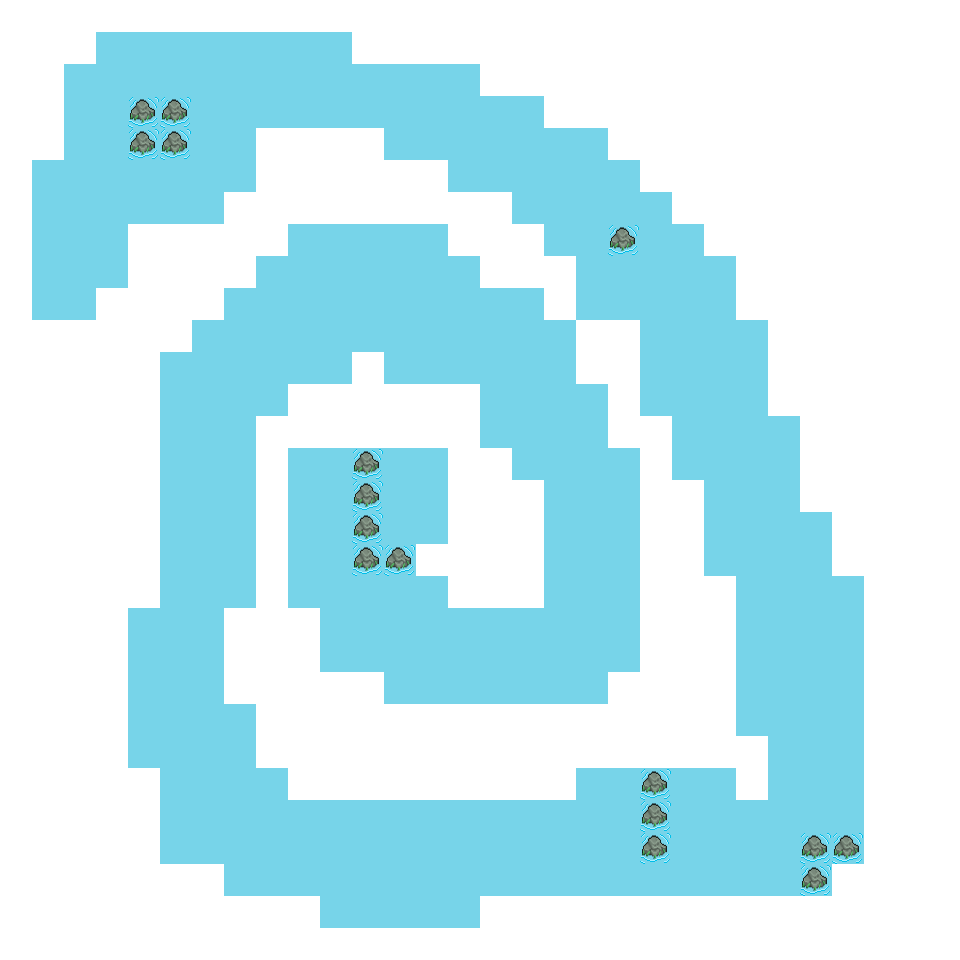

Rendered tile map (Tiled .tmx) drawn with the repository's tilesets; below, a short description and the full map source, tile grids included:
An orthogonal 30x30 tile map with 32x32 px tiles, 1 tile layer (Tile Layer 1).

<map version="1.2" tiledversion="1.2.3" orientation="orthogonal" renderorder="right-down" width="30" height="30" tilewidth="32" tileheight="32" infinite="0" nextlayerid="2" nextobjectid="1">
 <tileset firstgid="1" source="../Tilesets/SalmonLadderTextures.tsx" />
 <layer id="1" name="Tile Layer 1" width="30" height="30">
  <data encoding="csv">
1,1,1,1,1,1,1,1,1,1,1,1,1,1,1,1,1,1,1,1,1,1,1,1,1,1,1,1,1,1,
1,1,1,15,15,15,15,15,15,15,15,1,1,1,1,1,1,1,1,1,1,1,1,1,1,1,1,1,1,1,
1,1,15,15,15,15,15,15,15,15,15,15,15,15,15,1,1,1,1,1,1,1,1,1,1,1,1,1,1,1,
1,1,15,15,16,16,15,15,15,15,15,15,15,15,15,15,15,1,1,1,1,1,1,1,1,1,1,1,1,1,
1,1,15,15,16,16,15,15,1,1,1,1,15,15,15,15,15,15,15,1,1,1,1,1,1,1,1,1,1,1,
1,15,15,15,15,15,15,15,1,1,1,1,1,1,15,15,15,15,15,15,1,1,1,1,1,1,1,1,1,1,
1,15,15,15,15,15,15,1,1,1,1,1,1,1,1,1,15,15,15,15,15,1,1,1,1,1,1,1,1,1,
1,15,15,15,1,1,1,1,1,15,15,15,15,15,1,1,1,15,15,16,15,15,1,1,1,1,1,1,1,1,
1,15,15,15,1,1,1,1,15,15,15,15,15,15,15,1,1,1,15,15,15,15,15,1,1,1,1,1,1,1,
1,15,15,1,1,1,1,15,15,15,15,15,15,15,15,15,15,1,15,15,15,15,15,1,1,1,1,1,1,1,
1,1,1,1,1,1,15,15,15,15,15,15,15,15,15,15,15,15,1,1,15,15,15,15,1,1,1,1,1,1,
1,1,1,1,1,15,15,15,15,15,15,1,15,15,15,15,15,15,1,1,15,15,15,15,1,1,1,1,1,1,
1,1,1,1,1,15,15,15,15,1,1,1,1,1,1,15,15,15,15,1,15,15,15,15,1,1,1,1,1,1,
1,1,1,1,1,15,15,15,1,1,1,1,1,1,1,15,15,15,15,1,1,15,15,15,15,1,1,1,1,1,
1,1,1,1,1,15,15,15,1,15,15,16,15,15,1,1,15,15,15,15,1,15,15,15,15,1,1,1,1,1,
1,1,1,1,1,15,15,15,1,15,15,16,15,15,1,1,1,15,15,15,1,1,15,15,15,1,1,1,1,1,
1,1,1,1,1,15,15,15,1,15,15,16,15,15,1,1,1,15,15,15,1,1,15,15,15,15,1,1,1,1,
1,1,1,1,1,15,15,15,1,15,15,16,16,1,1,1,1,15,15,15,1,1,15,15,15,15,1,1,1,1,
1,1,1,1,1,15,15,15,1,15,15,15,15,15,1,1,1,15,15,15,1,1,1,15,15,15,15,1,1,1,
1,1,1,1,15,15,15,1,1,1,15,15,15,15,15,15,15,15,15,15,1,1,1,15,15,15,15,1,1,1,
1,1,1,1,15,15,15,1,1,1,15,15,15,15,15,15,15,15,15,15,1,1,1,15,15,15,15,1,1,1,
1,1,1,1,15,15,15,1,1,1,1,1,15,15,15,15,15,15,15,1,1,1,1,15,15,15,15,1,1,1,
1,1,1,1,15,15,15,15,1,1,1,1,1,1,1,1,1,1,1,1,1,1,1,15,15,15,15,1,1,1,
1,1,1,1,15,15,15,15,1,1,1,1,1,1,1,1,1,1,1,1,1,1,1,1,15,15,15,1,1,1,
1,1,1,1,1,15,15,15,15,1,1,1,1,1,1,1,1,1,15,15,16,15,15,1,15,15,15,1,1,1,
1,1,1,1,1,15,15,15,15,15,15,15,15,15,15,15,15,15,15,15,16,15,15,15,15,15,15,1,1,1,
1,1,1,1,1,15,15,15,15,15,15,15,15,15,15,15,15,15,15,15,16,15,15,15,15,16,16,1,1,1,
1,1,1,1,1,1,1,15,15,15,15,15,15,15,15,15,15,15,15,15,15,15,15,15,15,16,1,1,1,1,
1,1,1,1,1,1,1,1,1,1,15,15,15,15,15,1,1,1,1,1,1,1,1,1,1,1,1,1,1,1,
1,1,1,1,1,1,1,1,1,1,1,1,1,1,1,1,1,1,1,1,1,1,1,1,1,1,1,1,1,1
</data>
 </layer>
</map>
